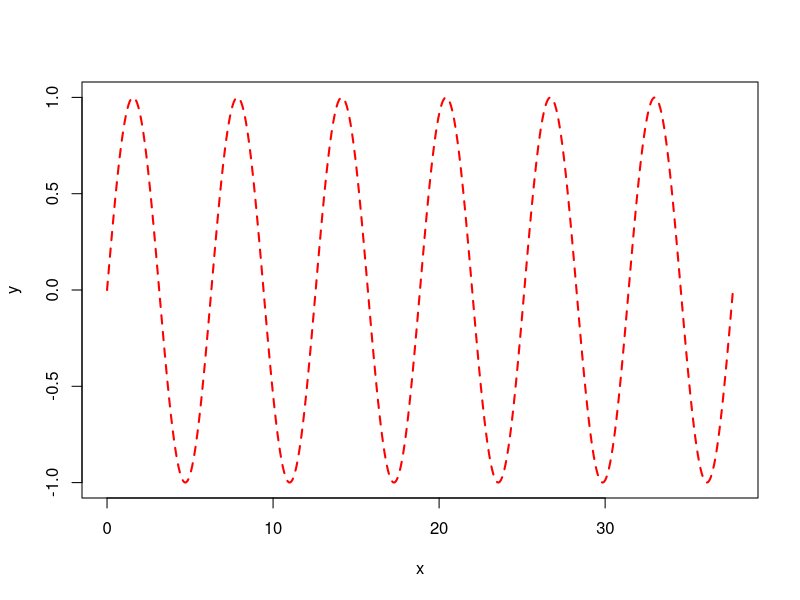

Write R code to recreate this figure.
## ---- chunk 1
knitr::opts_chunk$set(
  collapse = TRUE,
  fig.align="center",
  fig.pos="b",
  strip.white = TRUE
)
## ---- chunk 2
1/238746238746
## ---- chunk 3
2^45
## ---- chunk 4
cos(pi/8)
## ---- chunk 5
(A = matrix(c(1, 2, -1, 3), nrow = 2, byrow = TRUE))
## ---- chunk 6
my_function <- function(x) { 
  if (2 < x & x < 3) {
    return(TRUE)
  } else {
    return(FALSE)
  }
}
## ---- chunk 7
x = seq(from = 0, to = 12*pi, length = 500)
y = sin(x)
plot(x,y , type = "l", col = "red", lwd = 2, lty = "dashed")
